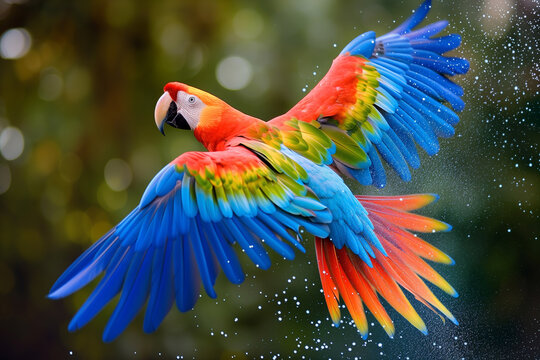
#> input picture data/parrot.jpg, 540 x 360 px
$ jupyter execute 'Resizing images.ipynb'   (shell and % lines are left out)
#> lines starting #> are read from the running program, lines starting #| are printed output that depends on the picture
[cell 1]
import numpy as np
import matplotlib.pyplot as plt
import cv2

[cell 2]
img = cv2.imread('data/parrot.jpg')
#> img is the input picture: shape (360, 540, 3); mean B, G, R 68.7, 77.6, 72.8

[cell 3]
gray = cv2.cvtColor(img, cv2.COLOR_BGR2GRAY)
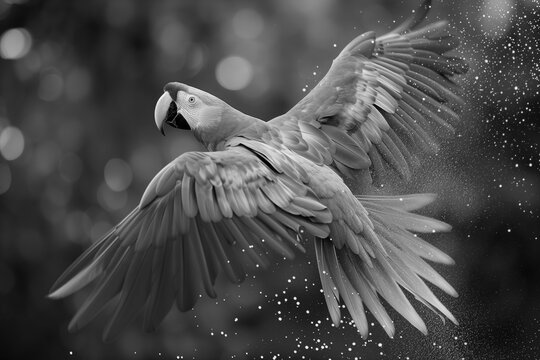
#> gray: shape (360, 540); min 0, max 255, mean 75.1

[cell 4]
gray.shape
#> Out = (360, 540)

[cell 5]
plt.imshow(gray, cmap='gray')
plt.show()

[cell 6]
img_resize = cv2.resize(gray, (400,500), cv2.INTER_AREA)
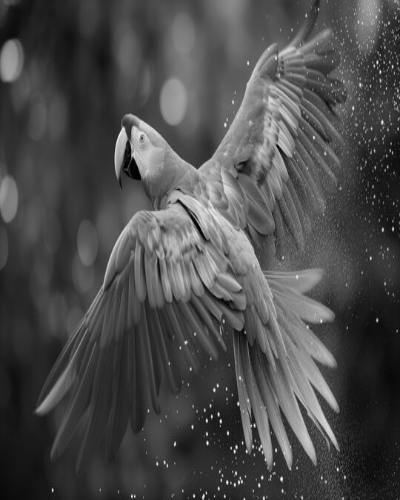
#> img_resize: shape (500, 400); min 0, max 250, mean 75

[cell 7]
img_resize.shape
#> Out = (500, 400)

$ run again, with data/cat.jpg copied over data/parrot.jpg
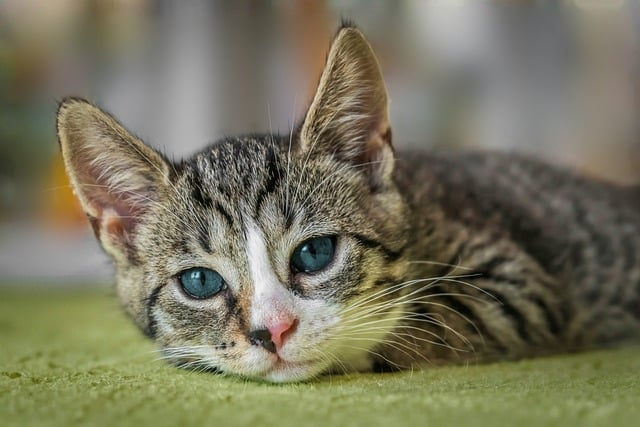
#> input picture data/cat.jpg, 640 x 427 px
#> img is the input picture: shape (427, 640, 3); mean B, G, R 93.2, 116.1, 119.1
#> `gray = cv2.cvtColor(img, cv2.COLOR_BGR2GRAY)`:
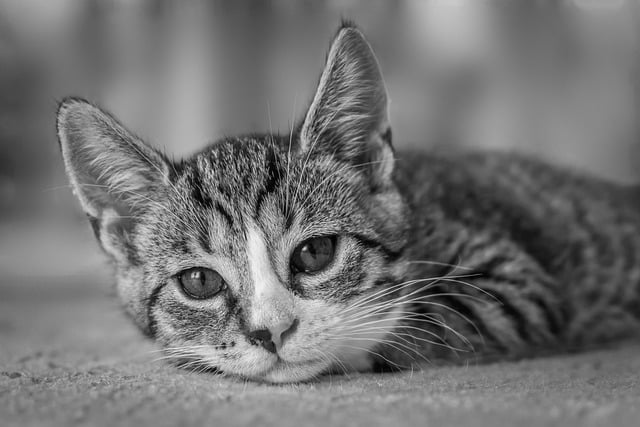
#> gray: shape (427, 640); min 0, max 249, mean 114.4
#> `img_resize = cv2.resize(gray, (400,500), cv2.INTER_AREA)`:
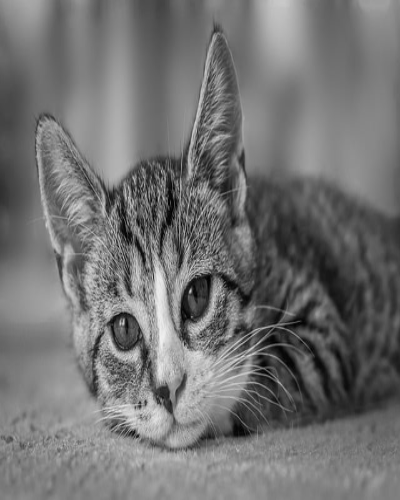
#> img_resize: shape (500, 400); min 1, max 241, mean 114.2

$ run again, with data/testimage.jpg copied over data/parrot.jpg
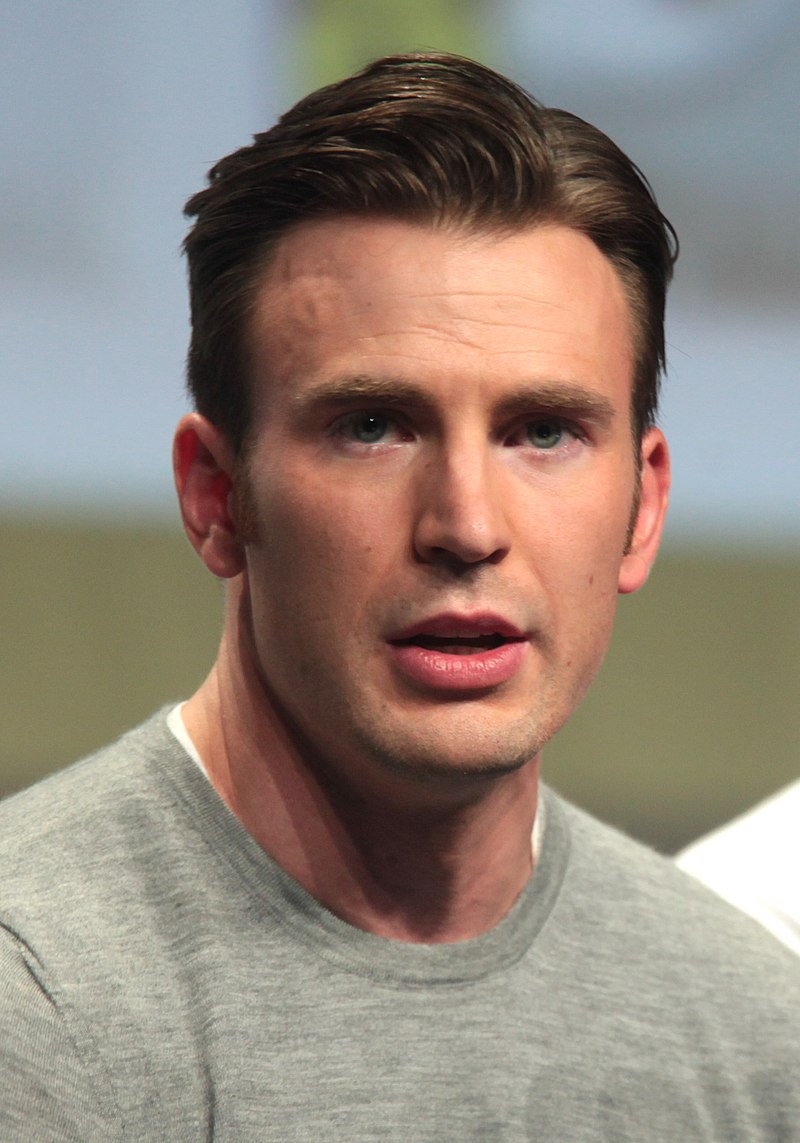
#> input picture data/testimage.jpg, 800 x 1143 px
#> img is the input picture: shape (1143, 800, 3); mean B, G, R 122.8, 133.6, 146.4
#> `gray = cv2.cvtColor(img, cv2.COLOR_BGR2GRAY)`:
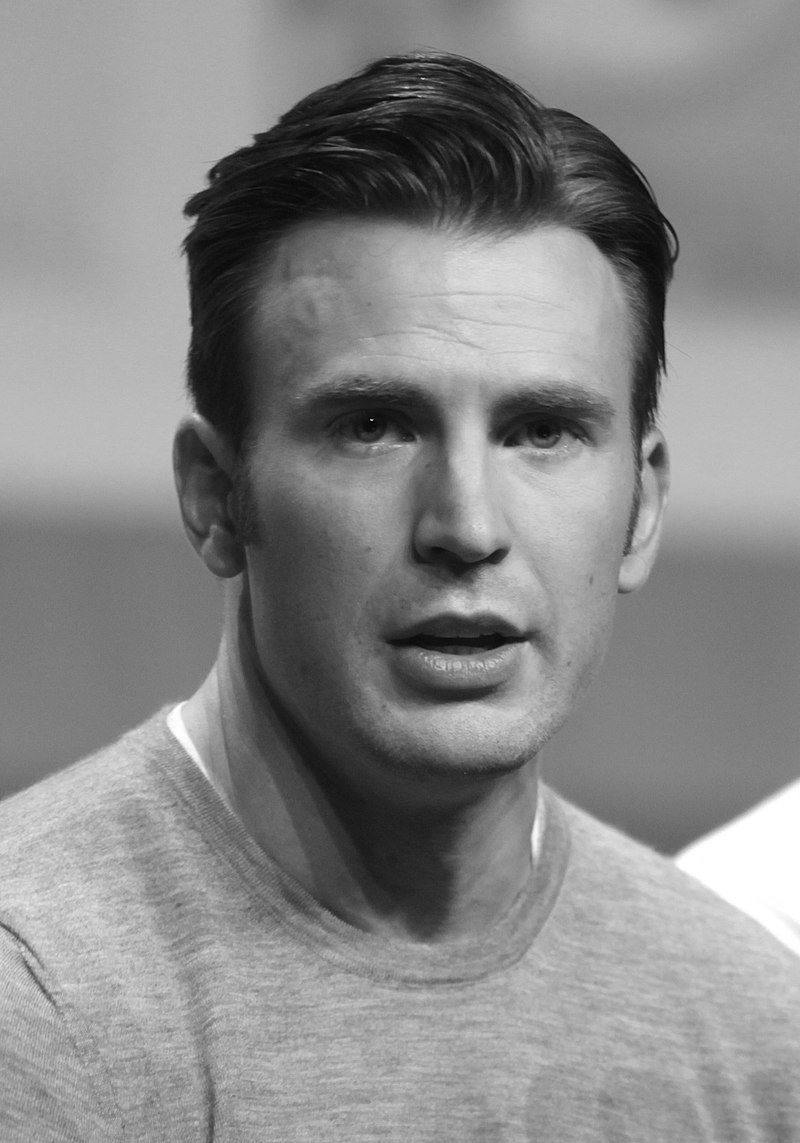
#> gray: shape (1143, 800); min 0, max 255, mean 136.2
#> `img_resize = cv2.resize(gray, (400,500), cv2.INTER_AREA)`:
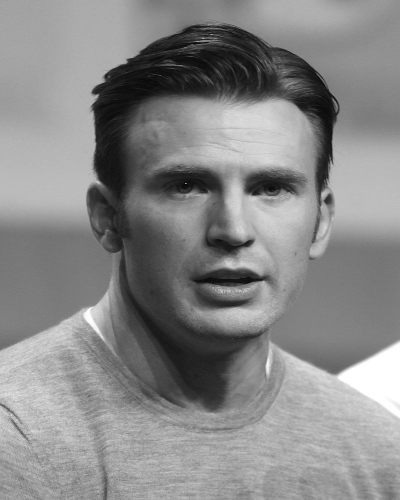
#> img_resize: shape (500, 400); min 4, max 255, mean 136.1
